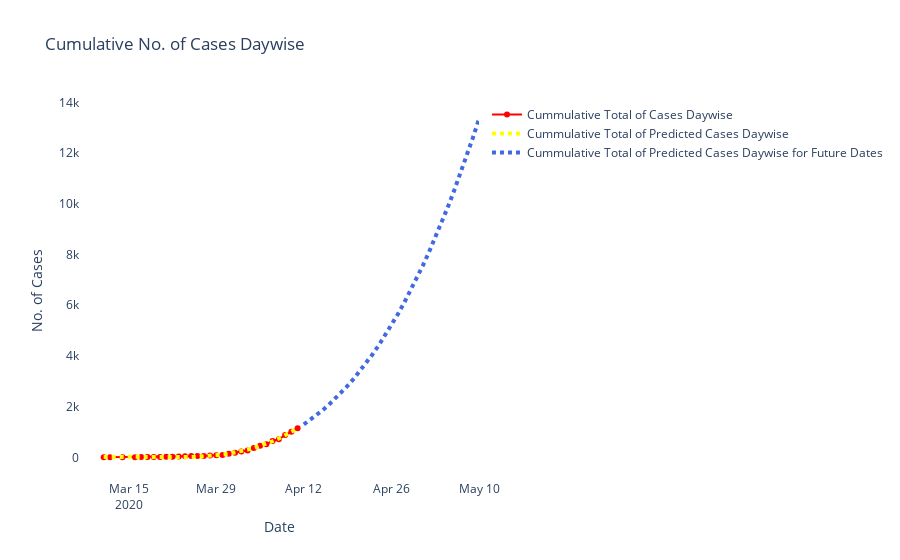

Write notebook code for a chart like this one.
### Code cell
fig = go.Figure( data = [ go.Scatter(x=Mumbai_district['Date'],y=Mumbai_district['Cummulative'],mode='lines+markers',marker_color='Red',name='Cummulative Total of Cases Daywise'),
                          go.Scatter(x=Mumbai_district['Date'],y=Mumbai_district['Cummulative_Predicted'],line=dict(color='Yellow', width=4, dash='dot'),name='Cummulative Total of Predicted Cases Daywise'),
                          go.Scatter(x=Test_Date['Future_Date'],y=Test_Date['Cummulative_Predicted'],line=dict(color='royalblue', width=4, dash='dot'),name='Cummulative Total of Predicted Cases Daywise for Future Dates')  ])
fig.update_layout(title_text='Cumulative No. of Cases Daywise',plot_bgcolor='rgb(255,255,255)',xaxis_title='Date',yaxis_title='No. of Cases')
fig.show()

### Figure 1 — Plotly figure (JSON) as saved in the notebook; plotly's stock layout.template omitted (floating-point values rounded to 4 significant figures)
{"data": [{"marker": {"color": "Red"}, "mode": "lines+markers", "name": "Cummulative Total of Cases Daywise", "type": "scatter", "x": ["2020-03-11T00:00:00", "2020-03-12T00:00:00", "2020-03-14T00:00:00", "2020-03-16T00:00:00", "2020-03-17T00:00:00", "2020-03-18T00:00:00", "2020-03-19T00:00:00", "2020-03-20T00:00:00", "2020-03-21T00:00:00", "2020-03-22T00:00:00", "2020-03-23T00:00:00", "2020-03-24T00:00:00", "2020-03-25T00:00:00", "2020-03-26T00:00:00", "2020-03-27T00:00:00", "2020-03-28T00:00:00", "2020-03-29T00:00:00", "2020-03-30T00:00:00", "2020-03-31T00:00:00", "2020-04-01T00:00:00", "2020-04-02T00:00:00", "2020-04-03T00:00:00", "2020-04-04T00:00:00", "2020-04-05T00:00:00", "2020-04-06T00:00:00", "2020-04-07T00:00:00", "2020-04-08T00:00:00", "2020-04-09T00:00:00", "2020-04-10T00:00:00", "2020-04-11T00:00:00"], "y": [2, 4, 5, 6, 7, 8, 9, 11, 19, 24, 35, 41, 48, 49, 52, 74, 79, 86, 145, 175, 229, 272, 371, 452, 519, 643, 715, 877, 1009, 1147]}, {"line": {"color": "Yellow", "dash": "dot", "width": 4}, "name": "Cummulative Total of Predicted Cases Daywise", "type": "scatter", "x": ["2020-03-11T00:00:00", "2020-03-12T00:00:00", "2020-03-14T00:00:00", "2020-03-16T00:00:00", "2020-03-17T00:00:00", "2020-03-18T00:00:00", "2020-03-19T00:00:00", "2020-03-20T00:00:00", "2020-03-21T00:00:00", "2020-03-22T00:00:00", "2020-03-23T00:00:00", "2020-03-24T00:00:00", "2020-03-25T00:00:00", "2020-03-26T00:00:00", "2020-03-27T00:00:00", "2020-03-28T00:00:00", "2020-03-29T00:00:00", "2020-03-30T00:00:00", "2020-03-31T00:00:00", "2020-04-01T00:00:00", "2020-04-02T00:00:00", "2020-04-03T00:00:00", "2020-04-04T00:00:00", "2020-04-05T00:00:00", "2020-04-06T00:00:00", "2020-04-07T00:00:00", "2020-04-08T00:00:00", "2020-04-09T00:00:00", "2020-04-10T00:00:00", "2020-04-11T00:00:00"], "y": [12, 20, 21, 19, 16, 12, 8, 5, 3, 2, 2, 5, 11, 21, 35, 54, 78, 108, 145, 189, 241, 301, 369, 447, 535, 633, 742, 863, 996, 1141]}, {"line": {"color": "royalblue", "dash": "dot", "width": 4}, "name": "Cummulative Total of Predicted Cases Daywise for Future Dates", "type": "scatter", "x": ["2020-04-12T00:00:00", "2020-04-13T00:00:00", "2020-04-14T00:00:00", "2020-04-15T00:00:00", "2020-04-16T00:00:00", "2020-04-17T00:00:00", "2020-04-18T00:00:00", "2020-04-19T00:00:00", "2020-04-20T00:00:00", "2020-04-21T00:00:00", "2020-04-22T00:00:00", "2020-04-23T00:00:00", "2020-04-24T00:00:00", "2020-04-25T00:00:00", "2020-04-26T00:00:00", "2020-04-27T00:00:00", "2020-04-28T00:00:00", "2020-04-29T00:00:00", "2020-04-30T00:00:00", "2020-05-01T00:00:00", "2020-05-02T00:00:00", "2020-05-03T00:00:00", "2020-05-04T00:00:00", "2020-05-05T00:00:00", "2020-05-06T00:00:00", "2020-05-07T00:00:00", "2020-05-08T00:00:00", "2020-05-09T00:00:00", "2020-05-10T00:00:00"], "y": [1299, 1471, 1658, 1859, 2076, 2309, 2558, 2824, 3108, 3410, 3731, 4071, 4431, 4812, 5214, 5637, 6082, 6550, 7041, 7556, 8095, 8659, 9249, 9865, 10507, 11176, 11873, 12598, 13352]}], "layout": {"plot_bgcolor": "rgb(255,255,255)", "title": {"text": "Cumulative No. of Cases Daywise"}, "xaxis": {"title": {"text": "Date"}}, "yaxis": {"title": {"text": "No. of Cases"}}}}
